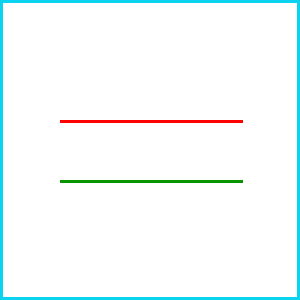
#> input picture potential.png, 100 x 100 px (shown 3 times larger)
$ python test.py
#> lines starting #> are read from the running program, lines starting #| are printed output that depends on the picture
import imageio
import numpy as np
from matplotlib import lines as line
from matplotlib import pyplot as plt
from scipy.integrate import odeint
from matplotlib.lines import Line2D

im = imageio.imread('potential.png')
#> im is the input picture: shape (100, 100, 3); mean R, G, B 243.8, 251, 251.3
k=np.zeros((100,100))
black=[0,0,0]
blue=[11,210,239]
red=[255,0,0]
green=[11,148,1]
i=0
j=0
for y in im:
    for x in y:
        if np.array_equal(x, blue):
            k[i,j]=1
        elif np.array_equal(x,red):
            k[i,j]=100
        elif np.array_equal(x,green):
            k[i,j]=-100
        print(x)
        print(j)
        j+=1
    i += 1
    j = 0
#> this loop made 100 passes
#> (printed output is left out)
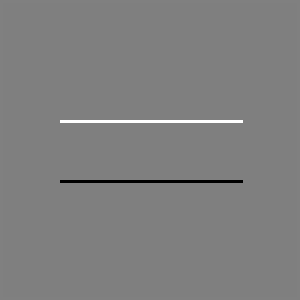
#> k: shape (100, 100) float64 (shown 3 times larger); min -100, max 100, mean 0; drawn with min black and max white
#> after the loop, i = 100

print(im)
print(im.shape[0])
print(k)

#fig = plt.figure()
#ax = fig.add_subplot(111)
#plt.scatter(im, marker='.')
